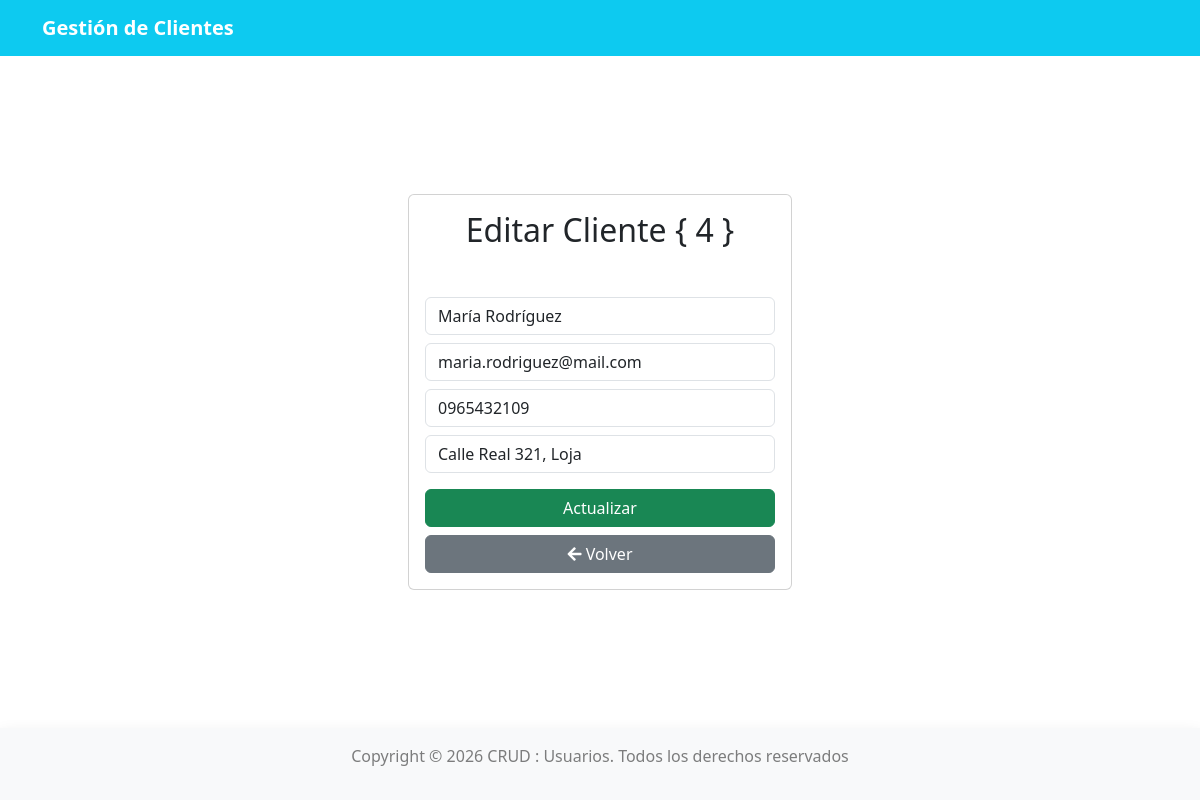
The page /editar.php?id=4 on the database its author committed.
### tables this page shows
CREATE TABLE clientes (
    ID INT AUTO_INCREMENT PRIMARY KEY,
    Nombre VARCHAR(100),
    Correo VARCHAR(100),
    Telefono VARCHAR(15),
    Direccion TEXT,
    Fecha_creacion TIMESTAMP DEFAULT CURRENT_TIMESTAMP,
    CONSTRAINT chk_email CHECK (Correo LIKE '%_@__%.__%')  
);

### bd/clienteModel.php (called while the page is built, shortened)
<?php
    function mostrarCliente($id){
        try{
            $conn = conectar();
            $sql = "SELECT * FROM clientes WHERE id = :id";
            $stmt = $conn->prepare($sql);
            $stmt->bindParam(':id', $id);
            $stmt->execute();
            return $stmt->fetch();
        } catch (PDOException $e) {
            return null;
        }
    }
?>

### editar.php (the view, shortened to what this page needs)
<?php
  $id = $_GET['id'];
  include_once 'bd/clienteModel.php';
  $cliente = mostrarCliente(id: $id);
?>
<!DOCTYPE html>
<html lang="es">
<head>
    <link href="https://cdn.jsdelivr.net/npm/bootstrap@5.3.0/dist/css/bootstrap.min.css" rel="stylesheet">
    <link rel="stylesheet" href="https://use.fontawesome.com/releases/v5.6.3/css/all.css">
</head>
<body>
  <div class="d-flex flex-column min-vh-100 justify-content-between">
      <?php include_once 'cabecera.php'; ?>
      <div class="row">
        <div class="col-md-4 mx-auto">
          <div class="card card-body">
            <h2 class="text-center mb-5">Editar Cliente { <?php print_r(value: $id)?> }</h2>
            <form action="interfaces/actualizarClienteInterface.php" method="POST" class="needs-validation" novalidate>
              <div class="mb-3">
                <div class="form-group mb-2">
                  <input name="Nombre" type="text" class="form-control" value="<?php echo $cliente['Nombre']; ?>" placeholder="Actualizar Nombre del Cliente" required>
                </div>
                <div class="form-group mb-2">
                  <input name="Correo" type="email" class="form-control" value="<?php echo $cliente['Correo']; ?>" placeholder="Actualizar Correo" required>
                </div>
                <div class="form-group mb-2">
                  <input name="Telefono" type="text" class="form-control" value="<?php echo $cliente['Telefono']; ?>" placeholder="Actualizar Telefono" required>
                </div>
                <div class="form-group mb-2">
                  <input name="Direccion" type="text" class="form-control" value="<?php echo $cliente['Direccion']; ?>" placeholder="Actualizar Direccion" required>
                </div>
              </div>
              <div class="d-grid gap-2">
                <button class="btn btn-success w-100" type="submit" name="update">Actualizar</button>
                <a href="dashboard.php" class="btn btn-secondary">
                  <i class="fas fa-arrow-left"></i> Volver
                </a>
              </div>
            </form>
          </div>
        </div>
      </div>
      <?php include_once 'pie.php';?>
  </div>
</body>
</html>

### rows shown on the page
clientes: Nombre "María Rodríguez", Correo "maria.rodriguez@mail.com", Telefono "0965432109", Direccion "Calle Real 321, Loja"
